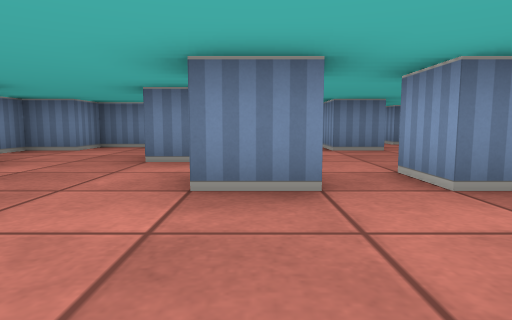
View 1 (above)

24 first-person views from a walk through a cub3D ray-caster map. The camera is about half as high as the walls, tilts 6° down and sees 75° across. The floor is counted in squares. Each view is taken from the middle of a square. On the plan, view 1 faces up. The plan holds only what a view shows up to about 9 squares ahead; the rest is blank.

View 2
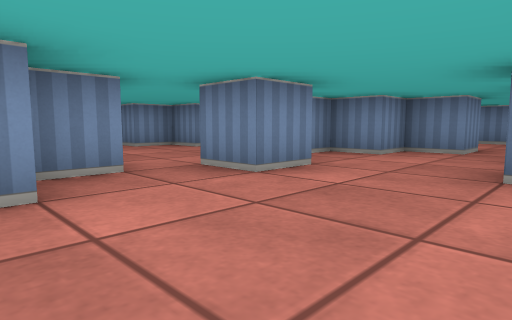

View 3
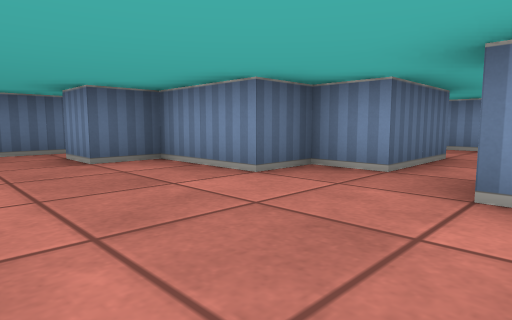

View 4
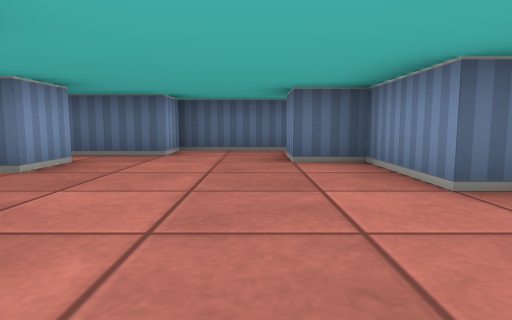

View 5
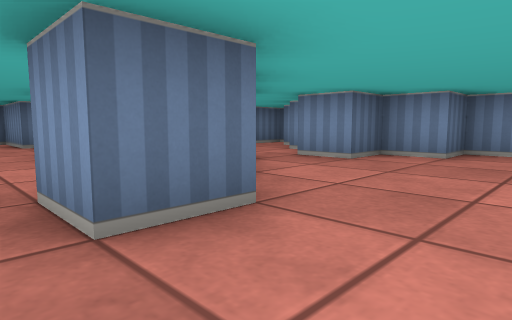

View 6
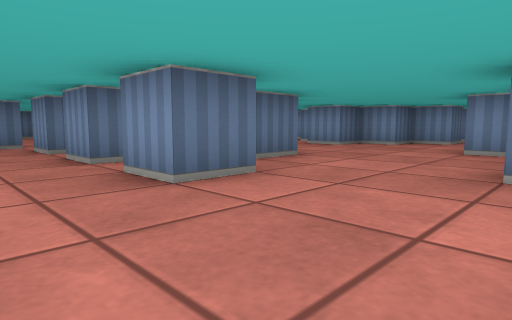

View 7
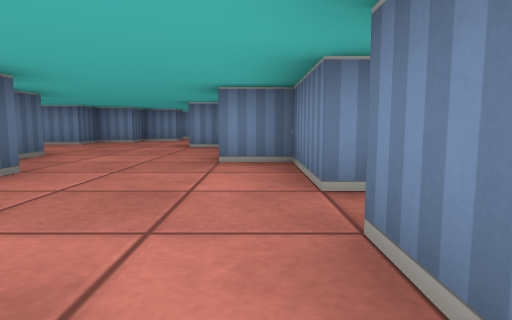

View 8
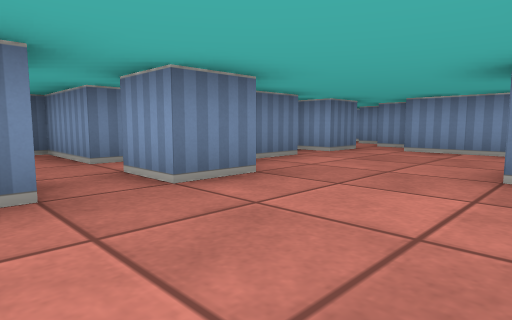

View 9
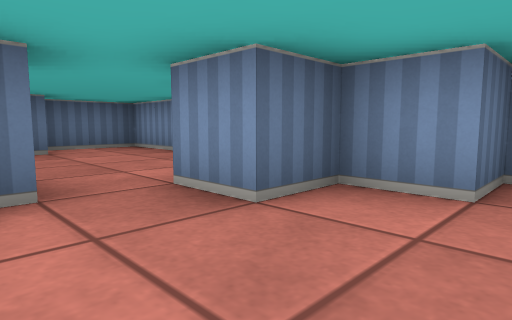

View 10
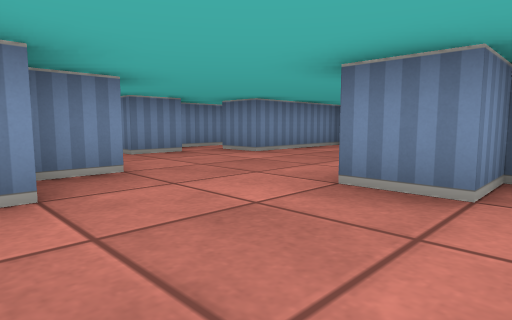

View 11
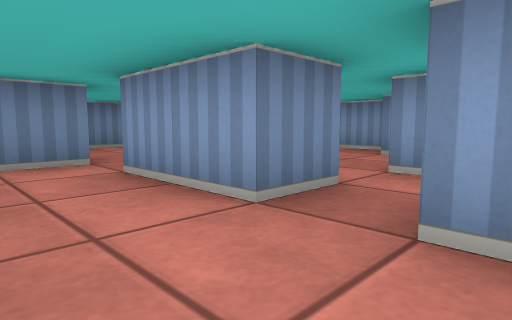

View 12
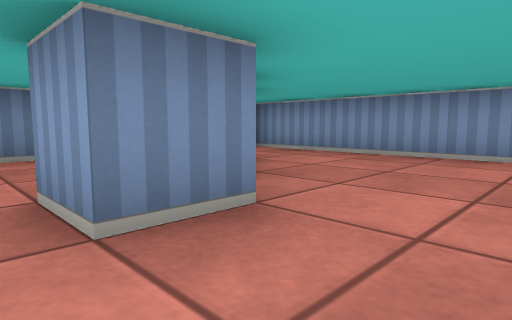

View 13
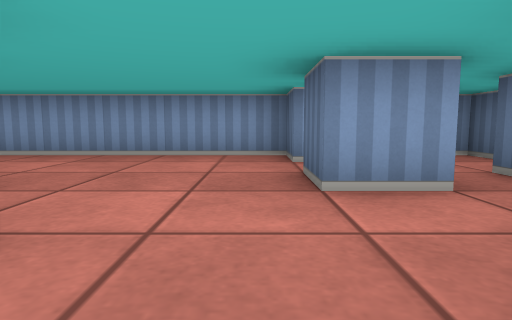

View 14
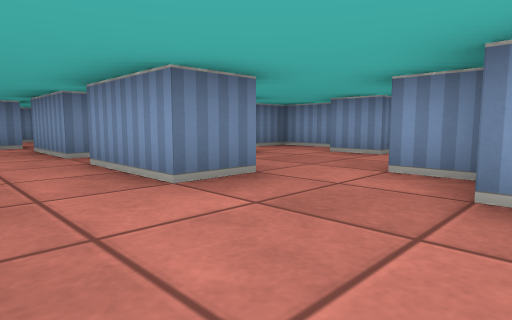

View 15
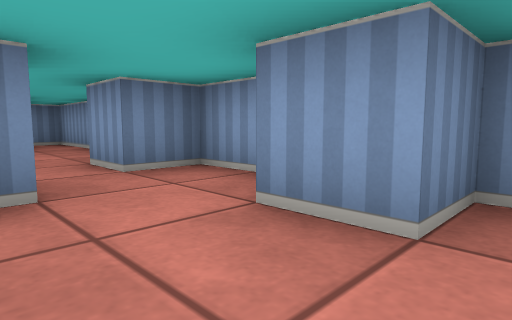

View 16
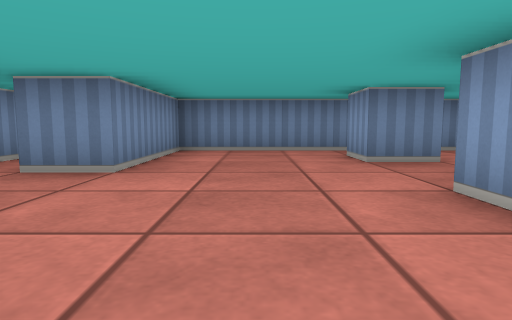

View 17
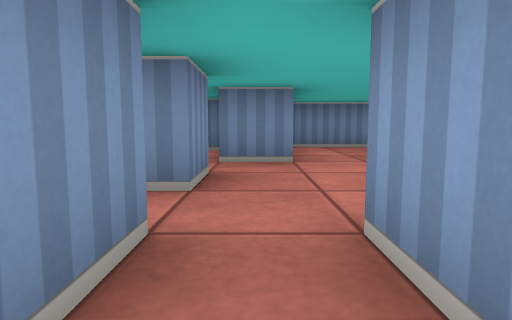

View 18
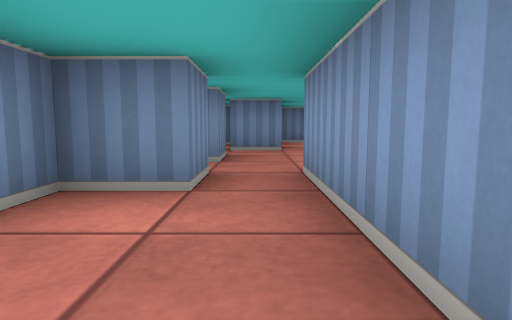

View 19
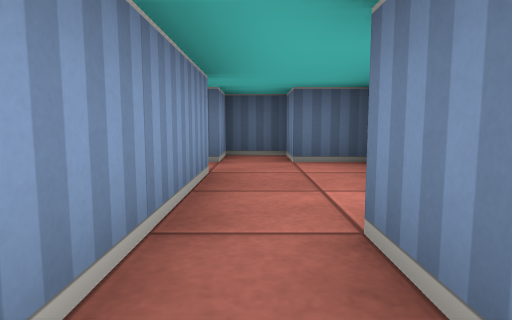

View 20
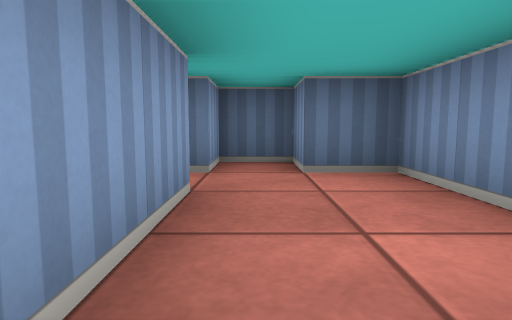

View 21
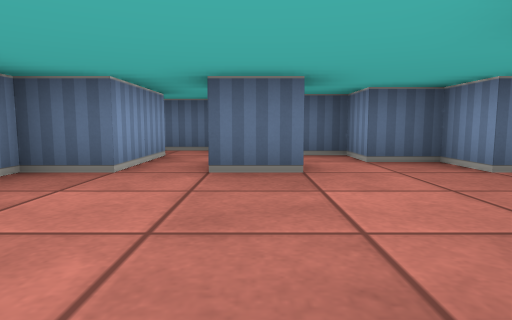

View 22
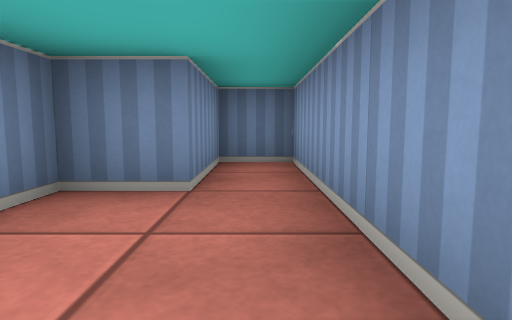

View 23
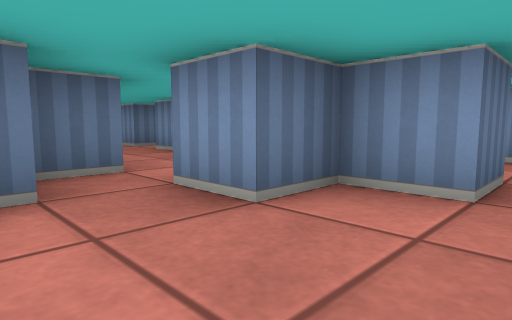

View 24
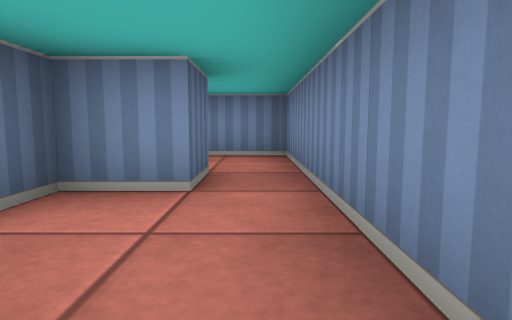

### Floor plan
Key: @ floor where view 1 was taken; # wall or solid block; . floor.
Columns run from 12 left of view 1 to 7 right of it. Each row starts with its distance up from view 1.
 16   ##################
 15 ###......#...... #.#
 14 #.#...#..#..#...##.#
 13 #.#......#####.##..#
 12 #.....##.#.....#...#
 11 ##....#.......##...#
 10  .............#...##
  9 ##.#.......#....#..#
  8 #..##...##....#....#
  7 #..###.##..#..#...##
  6 #..##..#...........#
  5 ####.......#...##..#
  4  ##.....#.....##...#
  3    #........#.#....#
  2    #..##...........#
  1    ######..........#
  0         #...@#..#.##
 -1         ##...##...##
 -2          ...#####..#
 -3          ####   ####

Positions as (right, up) in squares from view 1, and headings:
1: (0, 0), facing up
2: (-1, 1), facing up-left
3: (-1, 4), facing down-left
4: (-2, 4), facing down
5: (-2, 10), facing down-left
6: (1, 12), facing down-left
7: (2, 12), facing left
8: (-5, 9), facing up-right
9: (-5, 9), facing down-left
10: (-5, 8), facing up-left
11: (0, 8), facing up-right
12: (1, 1), facing up-right
13: (1, 1), facing right
14: (0, 4), facing up-right
15: (4, 6), facing up-right
16: (-8, 9), facing up
17: (-10, 8), facing up
18: (-10, 6), facing up
19: (-10, 10), facing down
20: (-10, 9), facing down
21: (4, 4), facing down
22: (6, 11), facing up
23: (3, 15), facing down-left
24: (3, 15), facing left
